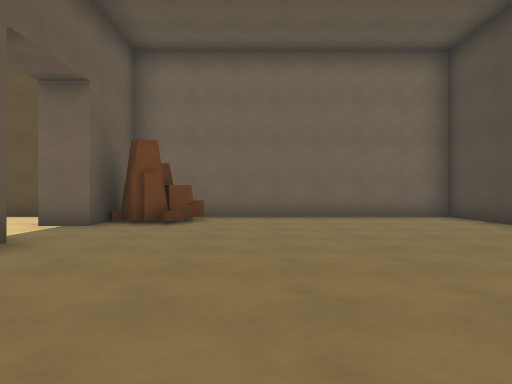
View 1 (above)

24 first-person views from a walk through a 3-D level made in the Godot game engine. The camera is 1.2 m above the floor, looks level and sees 70° across. The floor is counted in squares, 2 m on a side. Each view is taken from the middle of a square. On the plan, view 1 faces up. The plan holds only what a view shows up to about 10 squares ahead; the rest is blank. The place goes on beyond the plan. Flat picture figures and markers are not drawn. Characters and animated objects are left out.

View 2
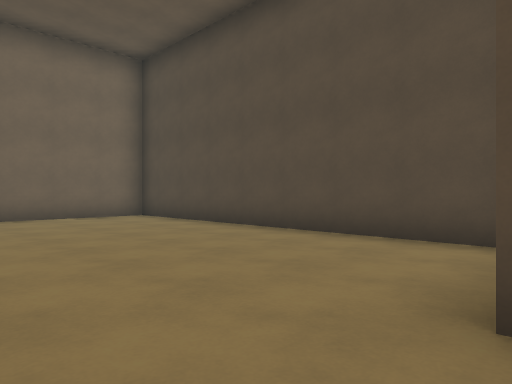

View 3
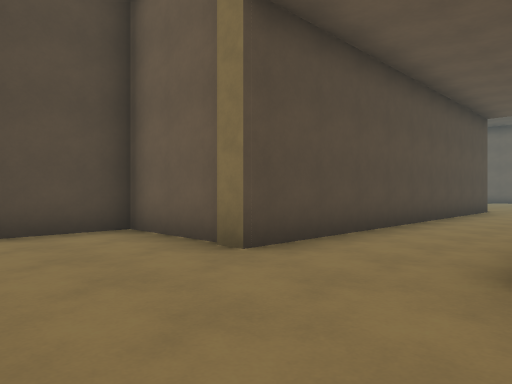

View 4
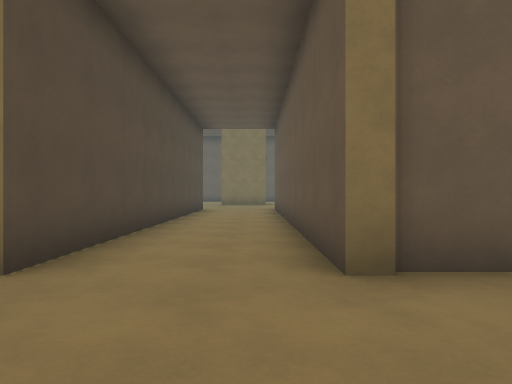

View 5
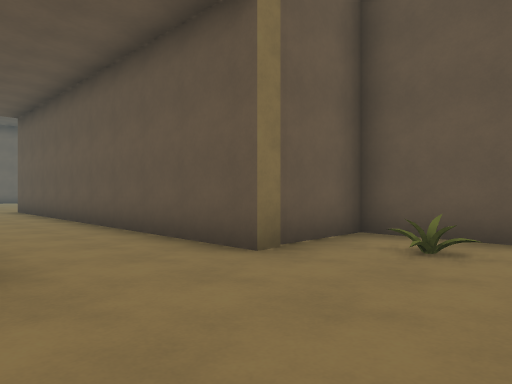

View 6
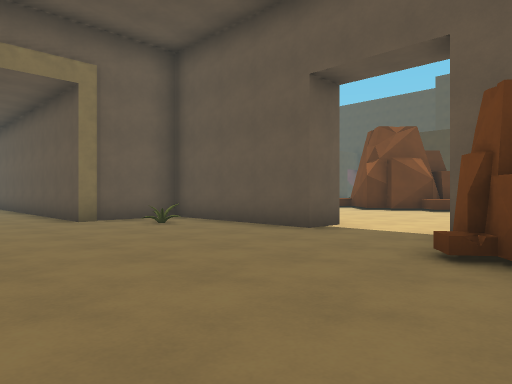

View 7
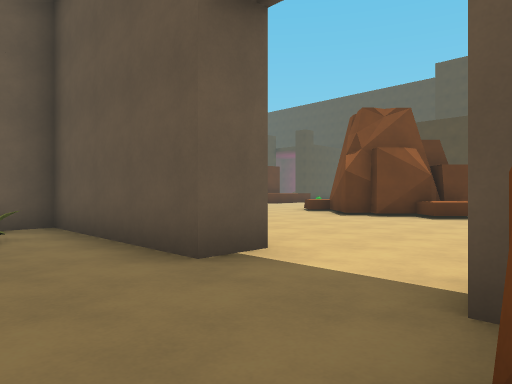

View 8
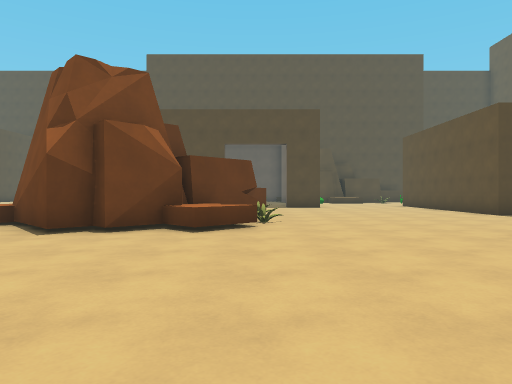

View 9
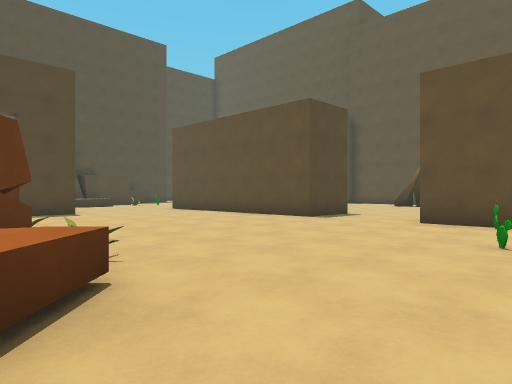

View 10
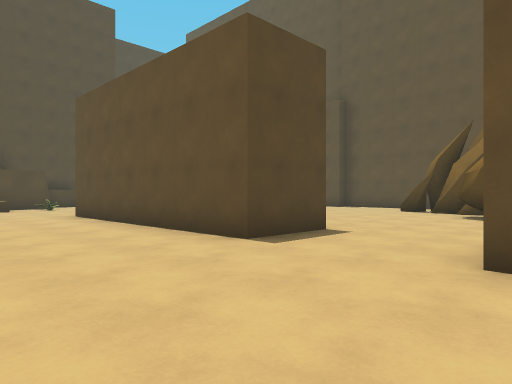

View 11
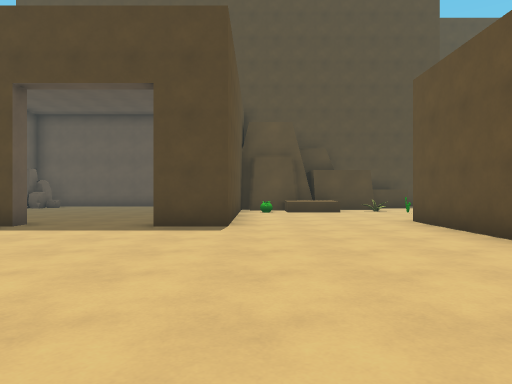

View 12
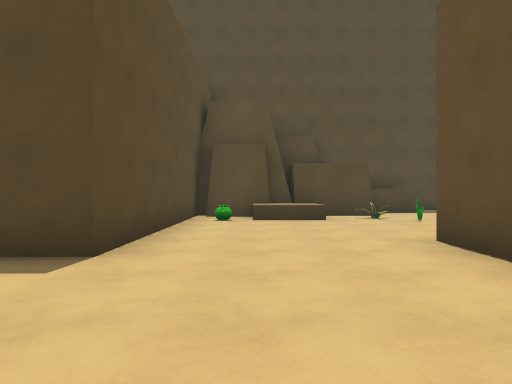

View 13
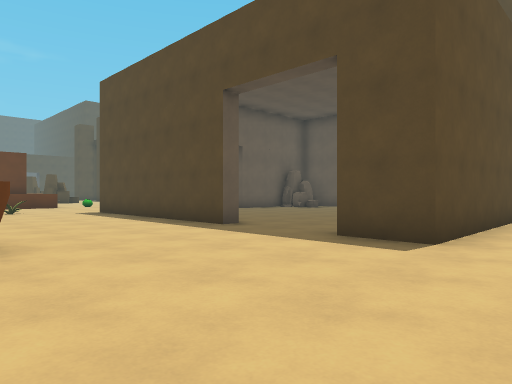

View 14
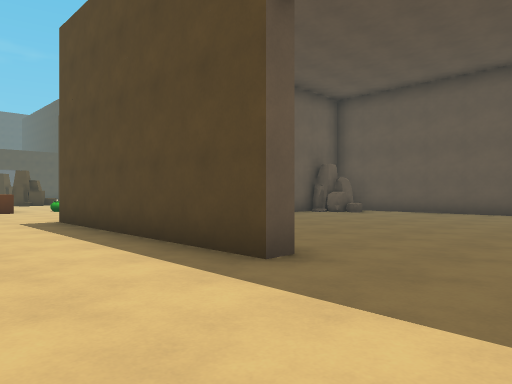

View 15
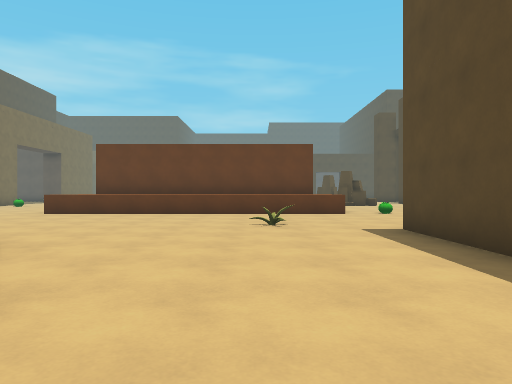

View 16
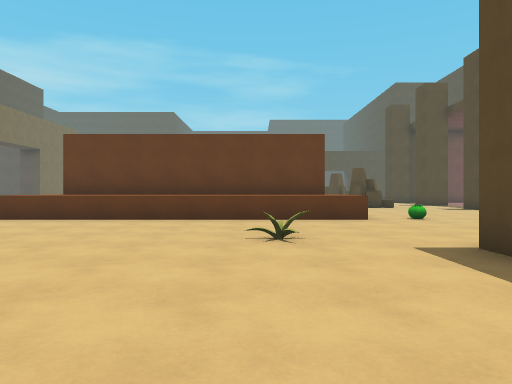

View 17
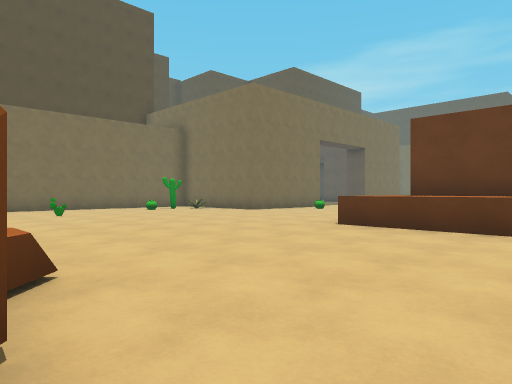

View 18
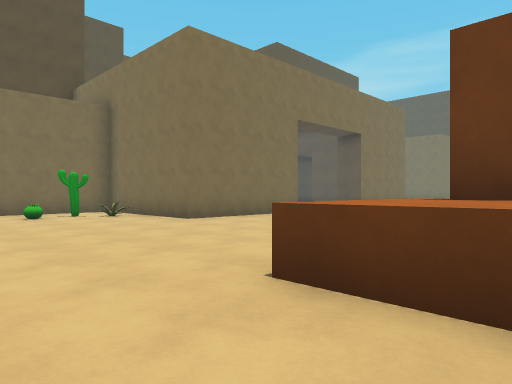

View 19
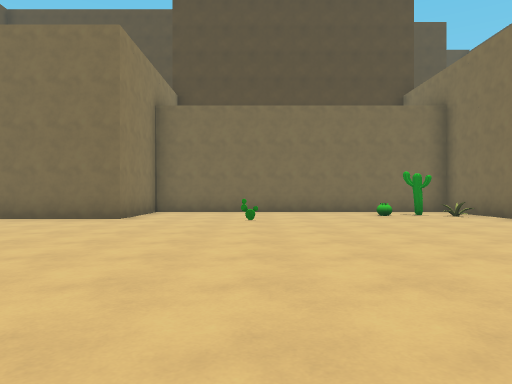

View 20
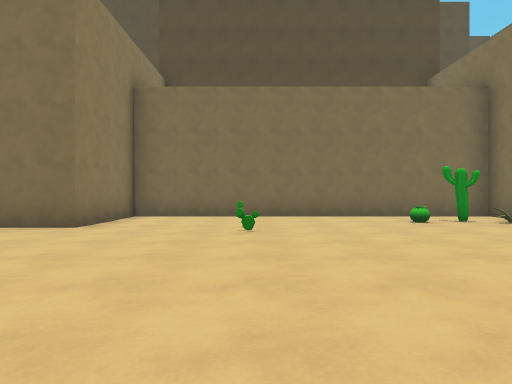

View 21
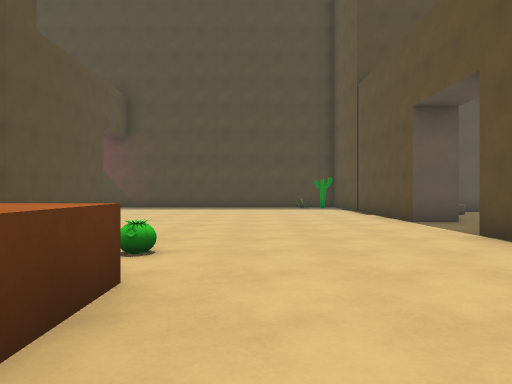

View 22
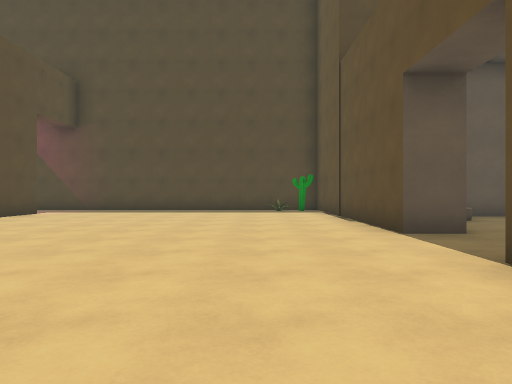

View 23
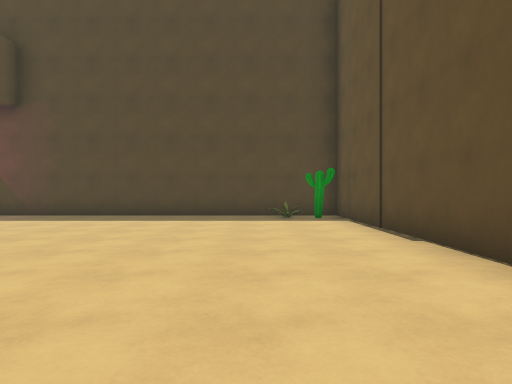

View 24
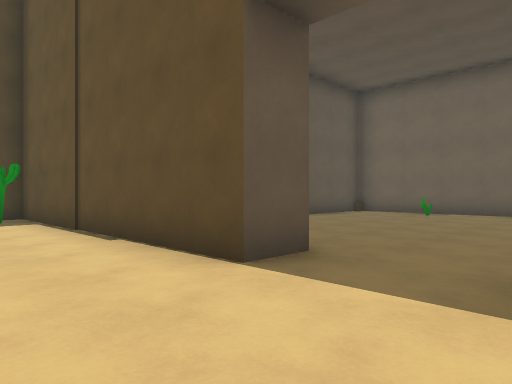

### Floor plan
Points are (right, up) in squares from view 1. A wall is a line through its corners. A room is listed if a view was taken in it or the views show most of it. See-through windows are left out.
Room 1 (views 1, 2, 3, 4, 5, 6, 7, 8)
walls: (-3.9, 4.3) (-2.9, 4.3) (-2.9, 0.3) (-0.6, 0.3) (-0.6, -8.5); (-2.9, 8.2) (-2.9, 6.6) (-3.9, 6.6); (1.8, -8.2) (1.8, 0.3) (4.6, 0.3) (4.6, 8.8) (-2, 8.8)
ways out: opening at (-3.5, 5.5) to room 2
objects: rock (-2, 7) to (-1, 8)
Room 2 (views 9, 10, 11, 12, 13, 14, 15, 16, 17, 18, 19, 20, 21, 22, 23, 24)
walls: (-18.9, 3.8) (-18.4, 3.8) (-18.4, -2); (-14, 5.3) (-13.4, 4.8); (-12.3, 5) (-10.8, 3.5); (-22.9, 6.6) (-24.6, 6.6); (-10.4, 3.8) (-9.4, 2.8); (-20.4, -1.9) (-21.1, -1.9); (-10.1, 3.5) (-9.5, 2.7) (-9.7, 2.5) (-9.2, 2) (-11.1, 0.2); (-9.8, 1.4) (-11, 0.4); (-23.3, -0.9) (-23.3, -1.9) (-30.3, -1.9) (-30.3, -10.5); (-24.5, 7.5) (-18.4, 7.5) (-18.4, 6.1); (-24, 9.4) (-24, 7.8); (-24.5, 9.9) (-24.5, 9.3); (-13.4, 13) (-13.4, 11.2) (-19.5, 11.2); (-27, 4.2) (-27, 1.1); (-9.2, 11.2) (-10.8, 11.2); (-24.4, 12) (-24.4, 9.4); (-17.9, -7.8) (-10.8, -7.8); (-5.2, 8.8) (-6.1, 8.8); (-12.3, 16.8) (-12.7, 17.3); (-11.9, 16.7) (-12.2, 16.8) (-12.7, 17.3); (-12, 16.8) (-12.3, 16.9); (-12.8, 18.7) (-13.5, 18.8); (-28, -10) (-23.4, -10); (-5.2, -10.5) (-5.2, -8.7) (-1, -8.7) (-1, 0) (-3.9, 0) (-3.9, 2.8)
low walls: (-10.5, 5.1) (-9.4, 4.1) (-10.1, 3.5); (-22.8, 10.5) (-22.8, 8.9); (-18.5, -5.9) (-10.2, -5.9)
ways out: opening at (-3.5, 5.5) to room 1
objects: cactus (-29, -3); other object (-26, 0); other object (-24, 5); cactus (-23, 8); other object (-23, 12); cactus (-20, -6); cactus (-9, 9); cactus (-4, -3); cactus (-3, -7); cactus (-3, -6)

Positions as (right, up) in squares from view 1, and headings:
1: (0, 0), facing up
2: (0, 0), facing up-right
3: (-1, 3), facing down-right
4: (0, 3), facing down
5: (2, 3), facing down-left
6: (2, 8), facing down-left
7: (-1, 7), facing down-left
8: (-4, 5), facing left
9: (-8, 4), facing up-left
10: (-10, 8), facing up-left
11: (-12, 8), facing left
12: (-15, 9), facing left
13: (-14, 9), facing down-left
14: (-16, 6), facing down-left
15: (-16, 4), facing down
16: (-16, 2), facing down
17: (-14, 0), facing down-right
18: (-12, -4), facing down-right
19: (-12, -3), facing right
20: (-10, -3), facing right
21: (-16, -5), facing left
22: (-18, -4), facing left
23: (-21, -4), facing left
24: (-21, -4), facing up-left
